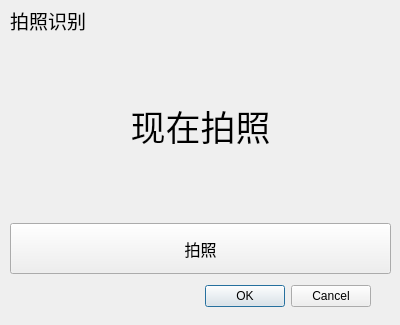
<?xml version="1.0" encoding="UTF-8"?>
<ui version="4.0">
 <class>Dialog</class>
 <widget class="QDialog" name="Dialog">
  <property name="geometry">
   <rect>
    <x>0</x>
    <y>0</y>
    <width>400</width>
    <height>325</height>
   </rect>
  </property>
  <property name="windowTitle">
   <string>拍照识别</string>
  </property>
  <widget class="QDialogButtonBox" name="buttonBox">
   <property name="geometry">
    <rect>
     <x>30</x>
     <y>280</y>
     <width>341</width>
     <height>32</height>
    </rect>
   </property>
   <property name="orientation">
    <enum>Qt::Orientation::Horizontal</enum>
   </property>
   <property name="standardButtons">
    <set>QDialogButtonBox::StandardButton::Cancel|QDialogButtonBox::StandardButton::Ok</set>
   </property>
  </widget>
  <widget class="QLabel" name="title">
   <property name="geometry">
    <rect>
     <x>10</x>
     <y>10</y>
     <width>81</width>
     <height>21</height>
    </rect>
   </property>
   <property name="font">
    <font>
     <family>STZhongsong</family>
     <pointsize>14</pointsize>
    </font>
   </property>
   <property name="text">
    <string>拍照识别</string>
   </property>
  </widget>
  <widget class="QLabel" name="photoDisplay">
   <property name="geometry">
    <rect>
     <x>10</x>
     <y>40</y>
     <width>381</width>
     <height>171</height>
    </rect>
   </property>
   <property name="font">
    <font>
     <family>STZhongsong</family>
     <pointsize>26</pointsize>
    </font>
   </property>
   <property name="text">
    <string>现在拍照</string>
   </property>
   <property name="alignment">
    <set>Qt::AlignmentFlag::AlignCenter</set>
   </property>
  </widget>
  <widget class="QPushButton" name="takePhotoButton">
   <property name="geometry">
    <rect>
     <x>10</x>
     <y>223</y>
     <width>381</width>
     <height>51</height>
    </rect>
   </property>
   <property name="font">
    <font>
     <pointsize>12</pointsize>
    </font>
   </property>
   <property name="text">
    <string>拍照</string>
   </property>
  </widget>
 </widget>
 <resources/>
 <connections>
  <connection>
   <sender>buttonBox</sender>
   <signal>accepted()</signal>
   <receiver>Dialog</receiver>
   <slot>accept()</slot>
   <hints>
    <hint type="sourcelabel">
     <x>248</x>
     <y>254</y>
    </hint>
    <hint type="destinationlabel">
     <x>157</x>
     <y>274</y>
    </hint>
   </hints>
  </connection>
  <connection>
   <sender>buttonBox</sender>
   <signal>rejected()</signal>
   <receiver>Dialog</receiver>
   <slot>reject()</slot>
   <hints>
    <hint type="sourcelabel">
     <x>316</x>
     <y>260</y>
    </hint>
    <hint type="destinationlabel">
     <x>286</x>
     <y>274</y>
    </hint>
   </hints>
  </connection>
 </connections>
</ui>
